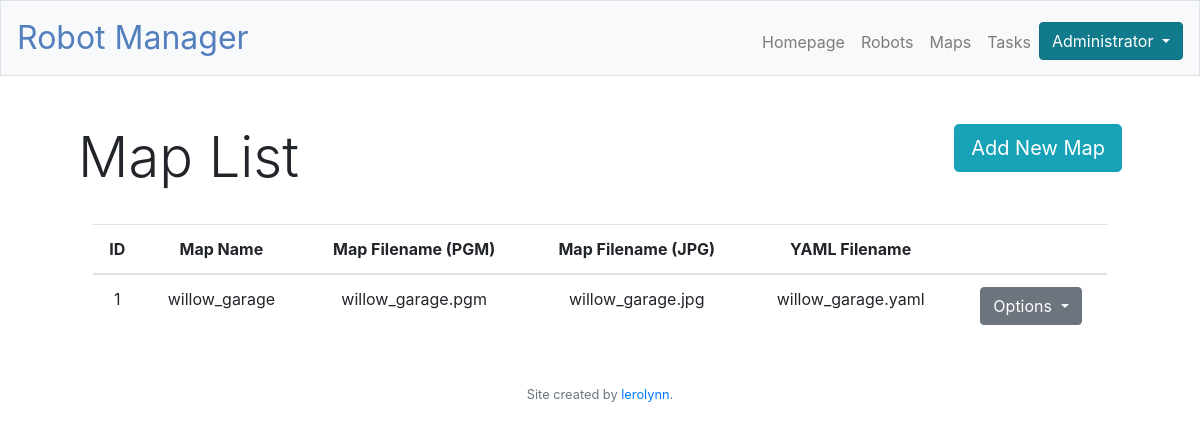
The page /maps (signed in) on the database its author committed.
### tables this page shows
CREATE TABLE "maps" (
	`id`	INTEGER NOT NULL,
	`user_id`	INTEGER,
	`map_name`	TEXT,
	`map_pgm`	TEXT,
	`map_jpg`	TEXT,
	`yamlfile`	TEXT,
	PRIMARY KEY(id),
	FOREIGN KEY(`user_id`) REFERENCES users ( id )
);

### app.py (the view, shortened to what this page needs)
@app.route("/maps", methods=["GET", "POST"])
def maps():
    if not session:
        return redirect("/login")
    cur = conn.cursor()
    cur.execute("SELECT * FROM maps WHERE user_id=?", (session["user_id"],))
    maps = cur.fetchall()
    return render_template("maps.html", maps=maps)

### app.py (called while the page is built)
@app.after_request
def after_request(response):
    response.headers["Cache-Control"] = "no-cache, no-store, must-revalidate"
    response.headers["Expires"] = 0
    response.headers["Pragma"] = "no-cache"
    return response

### templates/maps.html (shortened to what this page needs)
{% extends "layout.html" %}
{% block main %}
    <main>
        <div style="margin-bottom: 70px;">
          <h1 class="display-4 float-left">Map List</h1>
            <button type="button" class="btn btn-info btn-lg float-right" data-toggle="modal" data-target="#addMap" href="#">
              Add New Map
            </button>
        </div>
        <div style="margin-top: 100px;">
          <div class="col center">
              <table class="table table-hover" width="100%" ID="Table2" style="margin: 0px">
                <thead>
                  <tr>
                    <th>ID</th>
                    <th>Map Name</th>
                    <th>Map Filename (PGM)</th>
                    <th>Map Filename (JPG)</th>
                    <th>YAML Filename</th>
                    <th></th>
                  </tr>
                </thead>
                <tbody>
                {% for map in maps %}
                  <tr>
                    <td>{{  map.id  }}</td>
                    <td>{{  map.map_name  }}</td>
                    {% if map.map_pgm == None %}
                      <td>-</td>
                    {% else %}
                      <td>{{  map.map_pgm  }}</td>
                    {% endif %}
                    <td>{{  map.map_jpg  }}</td>
                    <td>{{  map.yamlfile  }}</td>
                    <td>
                      <div class="dropdown">
                        <button class="btn btn-secondary dropdown-toggle" data-flip="false" type="button" id="dropdownMenuButton" data-toggle="dropdown" aria-haspopup="true" aria-expanded="false">
                          Options
                        </button>
                      </div>
                    </td>
                  </tr>
                {% endfor %}
                </tbody>
              </table>
          </div>
        </div>
    </main>
{% endblock %}

### static/styles.css (style rules this page uses)
main { overflow-x: auto; text-align: center; }

### rows shown on the page
maps: id "1", map_name "willow_garage", map_pgm "willow_garage.pgm", map_jpg "willow_garage.jpg", yamlfile "willow_garage.yaml"

### other values the page prints
{{ session["name"] }} "Administrator"
